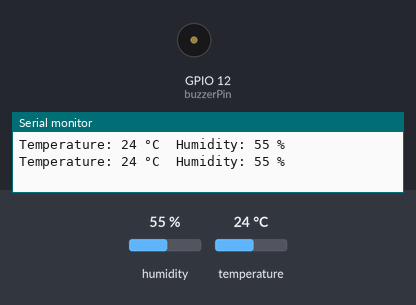
Bench run of a sketch on a simulated ESP8266 (NodeMCU). Parts: buzzer (waves = sounding), the last lines printed to the serial monitor. The inputs (shaded band) are chosen by the test bench; at power-on: humidity 55 %, temperature 24 °C.

Above: at 1.3 s.
1.4 s: humidity set to 59 %
At 2.16 s:
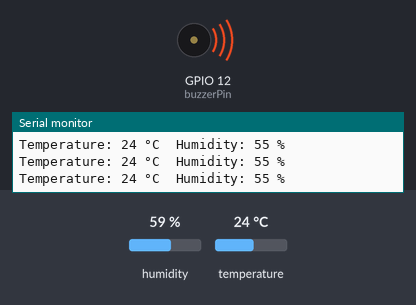
4.5 s: humidity set to 22 %
At 4.7 s:
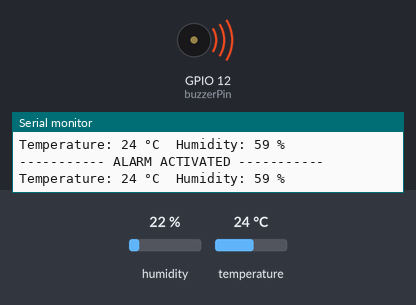
Timing chart, 0 to 7.5 s (numbered marks = the images above; inputs shaded):
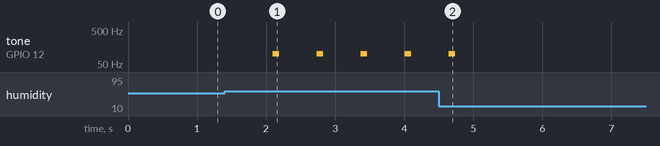

The sketch:

ReadTempAndHumidity.ino
```cpp
// (licence header left out)
// Include the DHT11 library for interfacing with the sensor.
#include <DHT11.h>

// Create an instance of the DHT11 class.
// - For Arduino: Connect the sensor to Digital I/O Pin 2.
// - For ESP32: Connect the sensor to pin GPIO2 or P2.
// - For ESP8266: Connect the sensor to GPIO2 or D4.
DHT11 dht11(7);
const int buzzerPin = 12;

void setup() {
    // Initialize serial communication to allow debugging and data readout.
    // Using a baud rate of 9600 bps.
    Serial.begin(9600);
    pinMode(buzzerPin, OUTPUT);
    // Uncomment the line below to set a custom delay between sensor readings (in milliseconds).
    // dht11.setDelay(500); // Set this to the desired delay. Default is 500ms.
}

void loop() {
    int temperature = 0;
    int humidity = 0;

    // Attempt to read the temperature and humidity values from the DHT11 sensor.
    int result = dht11.readTemperatureHumidity(temperature, humidity);

    // Check the results of the readings.
    // If the reading is successful, print the temperature and humidity values.
    // If there are errors, print the appropriate error messages.
    if(humidity > 57){
      tone(buzzerPin, 100);
      delay(100);
      noTone(buzzerPin);
      Serial.println("----------- ALARM ACTIVATED -----------");
    }
    else{
      noTone(buzzerPin);
    }
    if (result == 0) {
        Serial.print("Temperature: ");
        Serial.print(temperature);
        Serial.print(" °C\tHumidity: ");
        Serial.print(humidity);
        Serial.println(" %");
    } else {
        // Print error message based on the error code.
        Serial.println(DHT11::getErrorString(result));
    }
}
```

Measured:
- the behaviour switches between 57 and 58 % on humidity (found by bisection; images 0 and 1)
- after the input at 1.4 s, tone on GPIO 12 (buzzerPin): alternates 100 Hz for 0.10 s and silent for 0.54 s, starting after 0.69 s
- after the input at 4.5 s, tone on GPIO 12 (buzzerPin): goes on until 4.7 s, then stays silent
